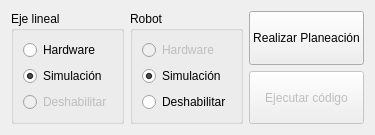
     <widget class="QWidget" name="tab_plan">
      <attribute name="title">
       <string>Planeación</string>
      </attribute>
      <layout class="QHBoxLayout" name="horizontalLayout">
       <item>
        <widget class="QGroupBox" name="axisGroupBox">
         <property name="title">
          <string>Eje lineal</string>
         </property>
         <layout class="QVBoxLayout" name="verticalLayout_2">
          <item>
           <widget class="QRadioButton" name="hwRadioBtn">
            <property name="text">
             <string>Hardware</string>
            </property>
           </widget>
          </item>
          <item>
           <widget class="QRadioButton" name="simRadioBtn">
            <property name="text">
             <string>Simulación</string>
            </property>
            <property name="checked">
             <bool>true</bool>
            </property>
           </widget>
          </item>
          <item>
           <widget class="QRadioButton" name="disableRadioBtn">
            <property name="enabled">
             <bool>false</bool>
            </property>
            <property name="text">
             <string>Deshabilitar</string>
            </property>
           </widget>
          </item>
         </layout>
        </widget>
       </item>
       <item>
        <widget class="QGroupBox" name="robotGroupBox">
         <property name="title">
          <string>Robot</string>
         </property>
         <layout class="QVBoxLayout" name="verticalLayout_3">
          <item>
           <widget class="QRadioButton" name="hwRadioBtn_2">
            <property name="enabled">
             <bool>false</bool>
            </property>
            <property name="text">
             <string>Hardware</string>
            </property>
           </widget>
          </item>
          <item>
           <widget class="QRadioButton" name="simRadioBtn_2">
            <property name="text">
             <string>Simulación</string>
            </property>
            <property name="checked">
             <bool>true</bool>
            </property>
           </widget>
          </item>
          <item>
           <widget class="QRadioButton" name="disableRadioBtn_2">
            <property name="text">
             <string>Deshabilitar</string>
            </property>
           </widget>
          </item>
         </layout>
        </widget>
       </item>
       <item>
        <layout class="QVBoxLayout" name="verticalLayout_4">
         <item>
          <widget class="QPushButton" name="runRVIZ">
           <property name="sizePolicy">
            <sizepolicy hsizetype="Minimum" vsizetype="Preferred">
             <horstretch>0</horstretch>
             <verstretch>0</verstretch>
            </sizepolicy>
           </property>
           <property name="text">
            <string>Realizar Planeación</string>
           </property>
          </widget>
         </item>
         <item>
          <widget class="QPushButton" name="runCode">
           <property name="enabled">
            <bool>false</bool>
           </property>
           <property name="sizePolicy">
            <sizepolicy hsizetype="Minimum" vsizetype="Preferred">
             <horstretch>0</horstretch>
             <verstretch>0</verstretch>
            </sizepolicy>
           </property>
           <property name="text">
            <string>Ejecutar código</string>
           </property>
          </widget>
         </item>
        </layout>
       </item>
      </layout>
     </widget>
